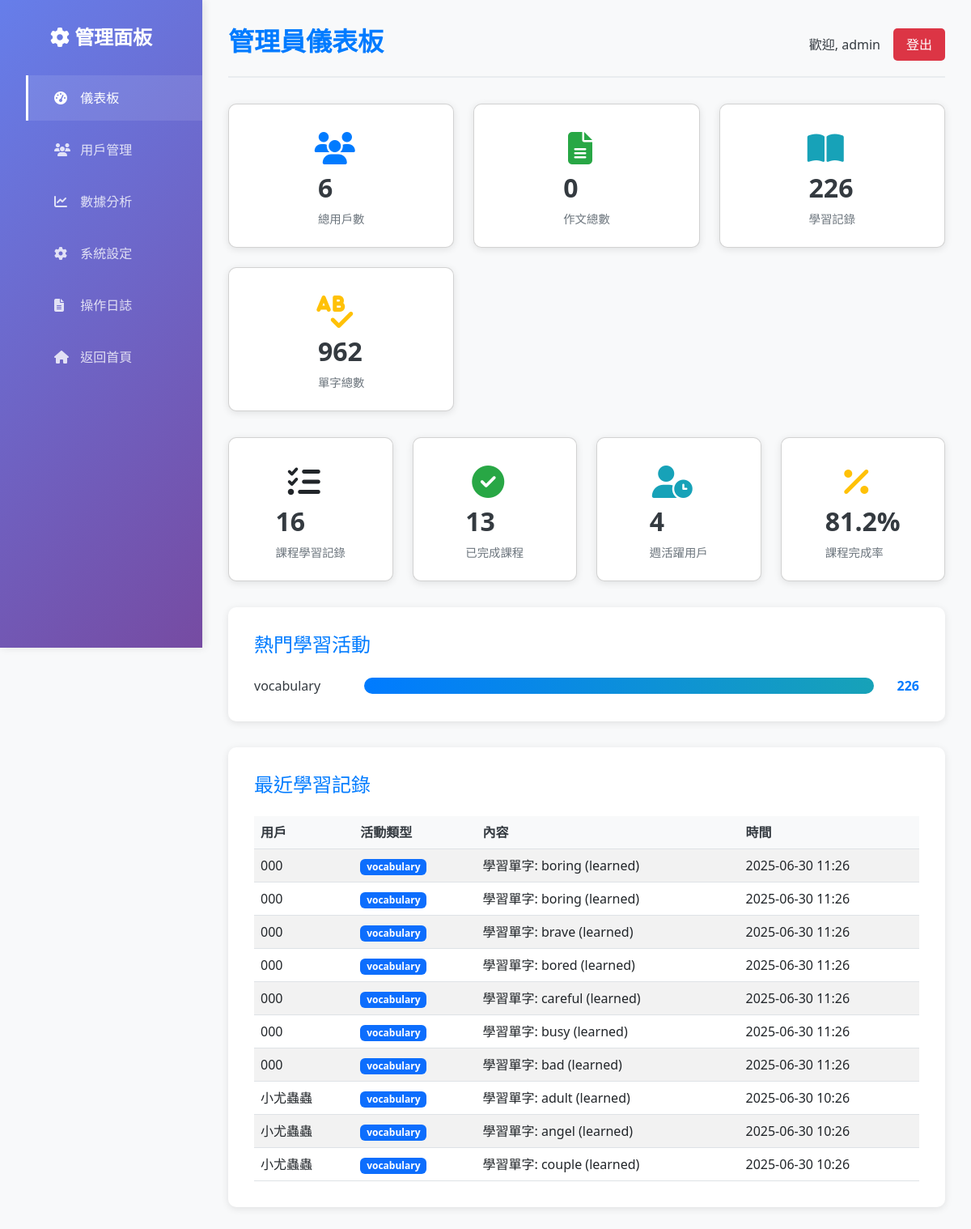
The page /admin/dashboard (signed in) on the database its author committed.
### models.py (models this page shows, shortened)
class User(db.Model, UserMixin):
    __tablename__ = 'users'
    id = db.Column(db.Integer, primary_key=True)
    username = db.Column(db.String(80), unique=True, nullable=False)
    email = db.Column(db.String(120), unique=True, nullable=False)
    password_hash = db.Column(db.String(256), nullable=False)
    role = db.Column(db.String(20), nullable=False, default='user') # 'user' or 'admin'
    created_at = db.Column(db.DateTime, default=datetime.utcnow)

class LearningRecord(db.Model):
    __tablename__ = 'learning_records'
    id = db.Column(db.Integer, primary_key=True)
    user_id = db.Column(db.Integer, db.ForeignKey('users.id'), nullable=False)
    activity_type = db.Column(db.String(50), nullable=False) # e.g., 'translation', 'composition', 'vocabulary'
    content = db.Column(db.Text, nullable=False)
    timestamp = db.Column(db.DateTime, default=datetime.utcnow)
    user = db.relationship('User', backref=db.backref('learning_records', lazy=True))

### admin.py (the view)
@admin_bp.route('/dashboard')
@admin_required
def dashboard():
    total_users = User.query.count()
    total_compositions = Composition.query.count()
    total_learning_records = LearningRecord.query.count()
    total_vocabulary = Vocabulary.query.count()
    total_lesson_progress = LessonProgress.query.count()
    completed_lessons = LessonProgress.query.filter_by(is_completed=True).count()
    week_ago = datetime.utcnow() - timedelta(days=7)
    active_users_week = User.query.join(LearningRecord).filter(
        LearningRecord.timestamp >= week_ago
    ).distinct().count()
    popular_activities = db.session.query(
        LearningRecord.activity_type,
        func.count(LearningRecord.id).label('count')
    ).group_by(LearningRecord.activity_type).order_by(
        func.count(LearningRecord.id).desc()
    ).limit(5).all()
    recent_records = LearningRecord.query.order_by(
        LearningRecord.timestamp.desc()
    ).limit(10).all()
    stats = {
        'total_users': total_users,
        'total_compositions': total_compositions,
        'total_learning_records': total_learning_records,
        'total_vocabulary': total_vocabulary,
        'total_lesson_progress': total_lesson_progress,
        'completed_lessons': completed_lessons,
        'active_users_week': active_users_week,
        'popular_activities': popular_activities,
        'recent_records': recent_records
    }
    log_admin_action("Viewed admin dashboard")
    return render_template('admin_dashboard.html', stats=stats)

### admin.py (called while the page is built)
def admin_required(f):
    @wraps(f)
    @login_required
    def decorated_function(*args, **kwargs):
        if current_user.role != 'admin':
            abort(403)
        return f(*args, **kwargs)
    return decorated_function

def log_admin_action(action):
    admin_log = AdminLog(
        admin_id=current_user.id,
        action=action,
        timestamp=datetime.utcnow()
    )
    db.session.add(admin_log)
    db.session.commit()

### app.py (called while the page is built)
@login_manager.user_loader
def load_user(user_id):
    return db.session.get(User, int(user_id))

### templates/admin_dashboard.html (shortened to what this page needs)
<!DOCTYPE html>
<html lang="zh-Hant">
<head>
    <link rel="stylesheet" href="https://cdnjs.cloudflare.com/ajax/libs/font-awesome/6.4.2/css/all.min.css">
    <link rel="stylesheet" href="https://cdnjs.cloudflare.com/ajax/libs/bootstrap/5.3.0/css/bootstrap.min.css">
    <link rel="stylesheet" href="{{ url_for('static', filename='css/admin.css') }}">
</head>
<body>
    <div class="admin-container">
        <aside class="sidebar">
            <h2><i class="fas fa-cog"></i> 管理面板</h2>
            <ul>
                <li><a href="{{ url_for('admin.dashboard') }}" class="active"><i class="fas fa-tachometer-alt"></i> 儀表板</a></li>
                <li><a href="{{ url_for('admin.users') }}"><i class="fas fa-users"></i> 用戶管理</a></li>
                <li><a href="{{ url_for('admin.analytics') }}"><i class="fas fa-chart-line"></i> 數據分析</a></li>
                <li><a href="{{ url_for('admin.settings') }}"><i class="fas fa-cog"></i> 系統設定</a></li>
                <li><a href="{{ url_for('admin.logs') }}"><i class="fas fa-file-alt"></i> 操作日誌</a></li>
                <li><a href="{{ url_for('index') }}"><i class="fas fa-home"></i> 返回首頁</a></li>
            </ul>
        </aside>
        <main class="main-content">
            <header class="header">
                <h1>管理員儀表板</h1>
                <div>
                    <span>歡迎, {{ current_user.username }}</span>
                    <a href="{{ url_for('auth.logout') }}" class="logout-btn">登出</a>
                </div>
            </header>
            <section class="stats-cards">
                <div class="card users">
                    <div class="card-icon">
                        <i class="fas fa-users"></i>
                    </div>
                    <div class="card-info">
                        <h3>{{ stats.total_users }}</h3>
                        <p>總用戶數</p>
                    </div>
                </div>
                <div class="card compositions">
                    <div class="card-icon">
                        <i class="fas fa-file-alt"></i>
                    </div>
                    <div class="card-info">
                        <h3>{{ stats.total_compositions }}</h3>
                        <p>作文總數</p>
                    </div>
                </div>
                <div class="card records">
                    <div class="card-icon">
                        <i class="fas fa-book-open"></i>
                    </div>
                    <div class="card-info">
                        <h3>{{ stats.total_learning_records }}</h3>
                        <p>學習記錄</p>
                    </div>
                </div>
                <div class="card words">
                    <div class="card-icon">
                        <i class="fas fa-spell-check"></i>
                    </div>
                    <div class="card-info">
                        <h3>{{ stats.total_vocabulary }}</h3>
                        <p>單字總數</p>
                    </div>
                </div>
            </section>
            <section class="progress-stats">
                <div class="row">
                    <div class="col-md-3">
                        <div class="card progress-card">
                            <div class="card-icon">
                                <i class="fas fa-tasks"></i>
                            </div>
                            <div class="card-info">
                                <h3>{{ stats.total_lesson_progress }}</h3>
                                <p>課程學習記錄</p>
                            </div>
                        </div>
                    </div>
                    <div class="col-md-3">
                        <div class="card progress-card completed">
                            <div class="card-icon">
                                <i class="fas fa-check-circle"></i>
                            </div>
                            <div class="card-info">
                                <h3>{{ stats.completed_lessons }}</h3>
                                <p>已完成課程</p>
                            </div>
                        </div>
                    </div>
                    <div class="col-md-3">
                        <div class="card progress-card active">
                            <div class="card-icon">
                                <i class="fas fa-user-clock"></i>
                            </div>
                            <div class="card-info">
                                <h3>{{ stats.active_users_week }}</h3>
                                <p>週活躍用戶</p>
                            </div>
                        </div>
                    </div>
                    <div class="col-md-3">
                        <div class="card progress-card completion-rate">
                            <div class="card-icon">
                                <i class="fas fa-percentage"></i>
                            </div>
                            <div class="card-info">
                                <h3>{{ "%.1f"|format((stats.completed_lessons / stats.total_lesson_progress * 100) if stats.total_lesson_progress > 0 else 0) }}%</h3>
                                <p>課程完成率</p>
                            </div>
                        </div>
                    </div>
                </div>
            </section>
            <section class="popular-activities">
                <h2>熱門學習活動</h2>
                <div class="activity-chart">
                    {% for activity in stats.popular_activities %}
                    <div class="activity-item">
                        <span class="activity-name">{{ activity[0] }}</span>
                        <div class="activity-bar">
                            <div class="activity-fill" style="width: {{ (activity[1] / stats.popular_activities[0][1] * 100) if stats.popular_activities else 0 }}%"></div>
                        </div>
                        <span class="activity-count">{{ activity[1] }}</span>
                    </div>
                    {% endfor %}
                </div>
            </section>
            <section class="recent-records">
                <h2>最近學習記錄</h2>
                <div class="table-responsive">
                    <table class="table table-striped">
                        <thead>
                            <tr>
                                <th>用戶</th>
                                <th>活動類型</th>
                                <th>內容</th>
                                <th>時間</th>
                            </tr>
                        </thead>
                        <tbody>
                            {% for record in stats.recent_records %}
                            <tr>
                                <td>{{ record.user.username }}</td>
                                <td>
                                    <span class="badge bg-primary">{{ record.activity_type }}</span>
                                </td>
                                <td>{{ record.content[:50] }}{% if record.content|length > 50 %}...{% endif %}</td>
                                <td>{{ record.timestamp.strftime('%Y-%m-%d %H:%M') }}</td>
                            </tr>
                            {% endfor %}
                        </tbody>
                    </table>
                </div>
            </section>
        </main>
    </div>
</body>
</html>

### static/css/admin.css (style rules this page uses)
:root { --primary-color: #007bff; --secondary-color: #6c757d; --success-color: #28a745; --danger-color: #dc3545; --warning-color: #ffc107; --info-color: #17a2b8; --dark-color: #343a40; --light-color: #f8f9fa; --sidebar-width: 250px; }
* { margin: 0; padding: 0; box-sizing: border-box; }
body { font-family: 'Segoe UI', Tahoma, Geneva, Verdana, sans-serif; background-color: var(--light-color); color: var(--dark-color); }
.admin-container { display: flex; min-height: 100vh; }
.sidebar { width: var(--sidebar-width); background: linear-gradient(135deg, #667eea 0%, #764ba2 100%); color: white; padding: 2rem 0; position: fixed; height: 100vh; overflow-y: auto; box-shadow: 2px 0 10px rgba(0, 0, 0, 0.1); }
.sidebar h2 { text-align: center; margin-bottom: 2rem; font-size: 1.5rem; font-weight: 600; }
.sidebar ul { list-style: none; }
.sidebar ul li { margin: 0.5rem 0; }
.sidebar ul li a { display: block; padding: 1rem 2rem; color: rgba(255, 255, 255, 0.8); text-decoration: none; transition: all 0.3s ease; border-left: 3px solid transparent; }
.sidebar ul li a:hover, .sidebar ul li a.active { background-color: rgba(255, 255, 255, 0.1); color: white; border-left-color: white; }
.sidebar ul li a i { margin-right: 0.5rem; width: 20px; }
.main-content { margin-left: var(--sidebar-width); flex: 1; padding: 2rem; background-color: var(--light-color); }
.header { display: flex; justify-content: space-between; align-items: center; margin-bottom: 2rem; padding-bottom: 1rem; border-bottom: 2px solid #e9ecef; }
.header h1 { color: var(--primary-color); font-size: 2rem; font-weight: 600; }
.header div { display: flex; align-items: center; gap: 1rem; }
.logout-btn { background: var(--danger-color); color: white; padding: 0.5rem 1rem; text-decoration: none; border-radius: 5px; transition: background-color 0.3s ease; }
.stats-cards { display: grid; grid-template-columns: repeat(auto-fit, minmax(250px, 1fr)); gap: 1.5rem; margin-bottom: 2rem; }
.card { background: white; padding: 1.5rem; border-radius: 10px; box-shadow: 0 2px 10px rgba(0, 0, 0, 0.1); display: flex; align-items: center; transition: transform 0.3s ease, box-shadow 0.3s ease; }
.card-icon { font-size: 2.5rem; margin-right: 1rem; width: 60px; text-align: center; }
.card.users .card-icon { color: var(--primary-color); }
.card.compositions .card-icon { color: var(--success-color); }
.card.records .card-icon { color: var(--info-color); }
.card.words .card-icon { color: var(--warning-color); }
.card-info h3 { font-size: 2rem; font-weight: 700; margin-bottom: 0.5rem; color: var(--dark-color); }
.card-info p { color: var(--secondary-color); margin: 0; font-size: 0.9rem; }
.progress-stats { margin-bottom: 2rem; }
.progress-card { background: white; padding: 1.5rem; border-radius: 10px; box-shadow: 0 2px 10px rgba(0, 0, 0, 0.1); display: flex; align-items: center; transition: transform 0.3s ease; height: 100%; }
.progress-card.completed .card-icon { color: var(--success-color); }
.progress-card.active .card-icon { color: var(--info-color); }
.progress-card.completion-rate .card-icon { color: var(--warning-color); }
.popular-activities { background: white; padding: 2rem; border-radius: 10px; box-shadow: 0 2px 10px rgba(0, 0, 0, 0.1); margin-bottom: 2rem; }
.popular-activities h2 { color: var(--primary-color); margin-bottom: 1.5rem; font-size: 1.5rem; }
.activity-chart { display: flex; flex-direction: column; gap: 1rem; }
.activity-item { display: flex; align-items: center; gap: 1rem; }
.activity-name { min-width: 120px; font-weight: 500; }
.activity-bar { flex: 1; height: 20px; background: #e9ecef; border-radius: 10px; overflow: hidden; }
.activity-fill { height: 100%; background: linear-gradient(90deg, var(--primary-color), var(--info-color)); transition: width 0.3s ease; }
.activity-count { min-width: 40px; text-align: right; font-weight: 600; color: var(--primary-color); }
.recent-records { background: white; padding: 2rem; border-radius: 10px; box-shadow: 0 2px 10px rgba(0, 0, 0, 0.1); }
.recent-records h2 { color: var(--primary-color); margin-bottom: 1.5rem; font-size: 1.5rem; }
.table { margin: 0; }
.table th { background-color: var(--light-color); color: var(--dark-color); font-weight: 600; border-top: none; }
.table td { vertical-align: middle; }
.badge { font-size: 0.75rem; padding: 0.25rem 0.5rem; }

### rows shown on the page
User: username "admin"
LearningRecord: activity_type "vocabulary", id "226", user.username "000", content "學習單字: boring (learned)", timestamp "2025-06-30 11:26"
LearningRecord: user.username "000", activity_type "vocabulary", content "學習單字: boring (learned)", timestamp "2025-06-30 11:26"
LearningRecord: user.username "000", activity_type "vocabulary", content "學習單字: brave (learned)", timestamp "2025-06-30 11:26"
LearningRecord: user.username "000", activity_type "vocabulary", content "學習單字: bored (learned)", timestamp "2025-06-30 11:26"
LearningRecord: user.username "000", activity_type "vocabulary", content "學習單字: careful (learned)", timestamp "2025-06-30 11:26"
LearningRecord: user.username "000", activity_type "vocabulary", content "學習單字: busy (learned)", timestamp "2025-06-30 11:26"
LearningRecord: user.username "000", activity_type "vocabulary", content "學習單字: bad (learned)", timestamp "2025-06-30 11:26"
LearningRecord: user.username "小尤蟲蟲", activity_type "vocabulary", content "學習單字: adult (learned)", timestamp "2025-06-30 10:26"
LearningRecord: user.username "小尤蟲蟲", activity_type "vocabulary", content "學習單字: angel (learned)", timestamp "2025-06-30 10:26"
LearningRecord: user.username "小尤蟲蟲", activity_type "vocabulary", content "學習單字: couple (learned)", timestamp "2025-06-30 10:26"

### other values the page prints
{{ stats.total_users }} "6"
{{ stats.total_compositions }} "0"
{{ stats.total_learning_records }} "226"
{{ stats.total_vocabulary }} "962"
{{ stats.total_lesson_progress }} "16"
{{ stats.completed_lessons }} "13"
{{ stats.active_users_week }} "4"
